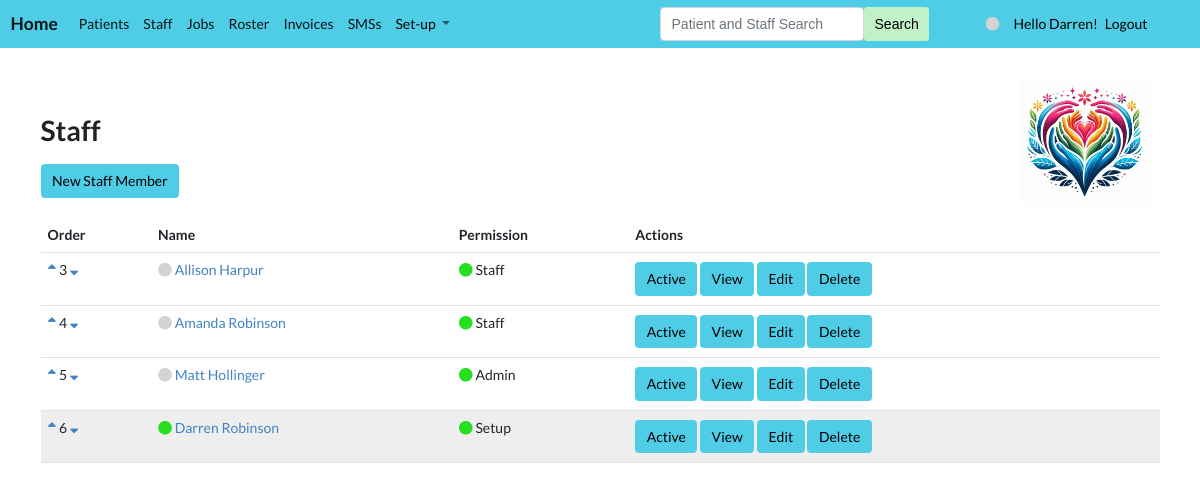
Screenshot of /list/staff (signed in) with the database file from the repository.
### app/models.py (models this page shows, shortened)
class Staff(Model):
    model_str = "staff"
    single = "Staff Member"
    plural = "Staff"
    has_order = True
    name = TextField(max_length=250, null=True, blank=True)
    first_name = TextField(max_length=250, null=True, blank=True)
    last_name = TextField(max_length=250, null=True, blank=True)
    manager = ForeignKey('self', null=True, blank=True, on_delete=SET_NULL)
    order = IntegerField(null=True, blank=True)
    colour_no = IntegerField(null=True, blank=True, default=0)
    active = BooleanField(null=True, blank=True, default=True)
    user = ForeignKey(settings.AUTH_USER_MODEL, null=True, blank=True, on_delete=CASCADE)
    user_type = TextField(null=True, blank=True, choices=STAFF_CHOICES)
    mobile = TextField(null=True, blank=True)
    photo = ImageField(null=True, blank=True, upload_to="images/")
    def colour(self):
        return colours[min(self.colour_no, len(colours) - 1)]
    def on_duty(self):
        now = datetime.now().replace(tzinfo=None)
        shifts = self.shifts()
        for shift in shifts:
            if shift.start.replace(tzinfo=None) <= now <= shift.end.replace(tzinfo=None): return True
        return False
    def shifts(self): return Shift.objects.filter(staff=self)

### app/views.py (the view, shortened to what this page needs)
# urls.py: path("list/<model_str>", list, name="list"),
def list(request, model_str):
    staff, model, form, nav_models, colour = get_info(request, model_str)
    if staff.user_type == "Staff" and model_str == "staff": return redirect('ind', 'staff', staff.id)
    items = model.objects.all()
    if model.has_order: items = items.order_by('order')
    if model == Shift:
        for item in items:
            if not item.start or not item.end: item.save_start_and_end()
        items = model.objects.all()
    if model == Day:
        make_days(14)
        items = items.filter(day__gte=datetime.today(), day__lte=datetime.today() + timedelta(days=15))
        for item in items:
            item.initiate()
    if model == Month: make_months(6)
    if model == File: items = items.order_by('-time_stamp')
    if model == MedicationType: items = items.order_by('category')
    context = {'items': items, 'model': model, 'nav_models': nav_models, 'colour': colour, 'staff': staff}
    if model == Patient:
        p = Paginator(items, 30)
        page = request.GET.get('page')
        context['items'] = p.get_page(page)
    return render(request, f"{model_str}s.html", context)

### app/templates/staffs.html
{% extends 'base.html'%}
{% block content %}
<link rel="stylesheet" href="https://cdnjs.cloudflare.com/ajax/libs/font-awesome/5.15.3/css/all.min.css">
<h1>{{ model.plural }}</h1>
<a class="btn btn-care" style="background-color: {{ colour }};" href="{% url 'new' model.model_str %}">New {{ model.single }}</a>
<table class="table">
    <tr><th>Order</th><th>Name</th><th>Permission</th><th>Actions</th></tr>
    {% for item in items %}
        <tr {% if item == staff %} style="background-color:#EEEEEE;" {% endif %}>
            <td>
                <a href="{% url 'order' model.model_str -1 item.id %}"><i class="fas fa-sort-up"></i></a>
                {{ item.order }}
                <a href="{% url 'order' model.model_str 1 item.id %}"><i class="fas fa-sort-down"></i></a>
            <td>
                {% if item.on_duty %}
                    <i class="fas fa-circle" style="color:#26DF20;"></i>
                {% else %}
                    <i class="fas fa-circle" style="color:lightgrey;"></i>
                {% endif %}
                <a href="{% url 'ind' model.model_str item.id %}">{{ item.name }}</a><br>
            </td>
            <td>
                {% if item.user %}
                    <i class="fas fa-circle" style="color:#26DF20;"></i>
                {% else %}
                    <i class="fas fa-circle" style="color:lightgrey;"></i></a>
                {% endif %}
                {{ item.user_type }}
            </td>
        <td>
            <a class="btn btn-care" style="background-color: {{ colour }};" href="{% url 'active' model.model_str item.id %}">Active</a>
            <a class="btn btn-care" style="background-color: {{ colour }};" href="{% url 'ind' model.model_str item.id %}">View</a>
            <a class="btn btn-care" style="background-color: {{ colour }};" href="{% url 'edit' model.model_str item.id %}">Edit</a>
            <a class="btn btn-care" style="background-color: {{ colour }};" href="{% url 'delete' model.model_str item.id %}">Delete</a>
        </td>
        </tr>
    {% endfor %}
</table>
{% endblock %}

### app/templates/navbar.html (shortened to what this page needs)
<nav class="navbar navbar-light navbar-expand-xl" style="background-color: {{ colour }};">
  <div class="container-fluid">
    <a class="navbar-brand" href="{% url 'home' %}"><b>Home</b></a>
    <ul class="navbar-nav me-auto mb-2 mb-lg-0">
        {% for model in nav_models.0 %}
          <li class="nav-item"><a class="nav-link active" href="{% url 'list' model.model_str %}">{{ model.plural }}</a></li>
        {% endfor %}
        {% if nav_models.1 %}
        <li class="nav-item dropdown">
          <a class="nav-link dropdown-toggle" href="#" id="navbarDropdown" role="button" data-bs-toggle="dropdown" aria-expanded="false">
            <span style="color: black">Set-up</span>
          </a>
        </li>
        {% endif %}
    </ul>
          {% if user.is_authenticated %}
              <form class="d-flex" method="POST" action="{% url 'search' %}">
                <input class="form-control" type="search" placeholder="Patient and Staff Search" name="searched">
                <button class="btn btn-success me-5" style="color: black; background-color: #C2F1C8; border:None" type="submit">Search</button>
              </form>
            {% if request.user.first_name == "Allison" %}
                <span class="nav-item"><a class="nav-link active" href="{% url 'switch_user' 'admin' %}"><i class="fas fa-circle" style="color:lightgrey;"></i></a></span>
            {% elif request.user.first_name == "Matt" %}
                <span class="nav-item"><a class="nav-link active" href="{% url 'switch_user' 'setup' %}"><i class="fas fa-circle" style="color:lightgrey;"></i></a></span>
            {% elif request.user.first_name == "Darren" %}
                <span class="nav-item"><a class="nav-link active" href="{% url 'switch_user' 'staff' %}"><i class="fas fa-circle" style="color:lightgrey;"></i></a></span>
            {% endif %}
            <span class="me-2" style="color: black">Hello {{ request.user.first_name }}!</span>
            <a class="me-5" style="color: black" href="{% url 'custom_logout' %}">Logout</a>
          {% else %}
            <a style="color: black" class="me-5" href="{% url 'signup' %}">Signup</a>
            <a style="color: black" href="{% url 'custom_login' %}">Login</a>
          {% endif %}
  </div>
</nav>

### app/static/styles.css (style rules this page uses)
.btn-care { color: black; background-color: #50CDE6; border-color: #50CDE6; margin-top: 2px; margin-bottom: 2px; }

### rows the page displays
Staff: order "3", name "Allison Harpur", user_type "Staff"
Staff: order "4", name "Amanda Robinson", user_type "Staff"
Staff: order "5", name "Matt Hollinger", user_type "Admin"
Staff: order "6", name "Darren Robinson", user_type "Setup"

### other values shown
{{ model.plural }} "Patients" "Staff" "Jobs" "Roster" "Invoices" "SMSs"
{{ request.user.first_name }} "Darren"
{{ model.plural }} "Staff"
{{ model.single }} "Staff Member"
